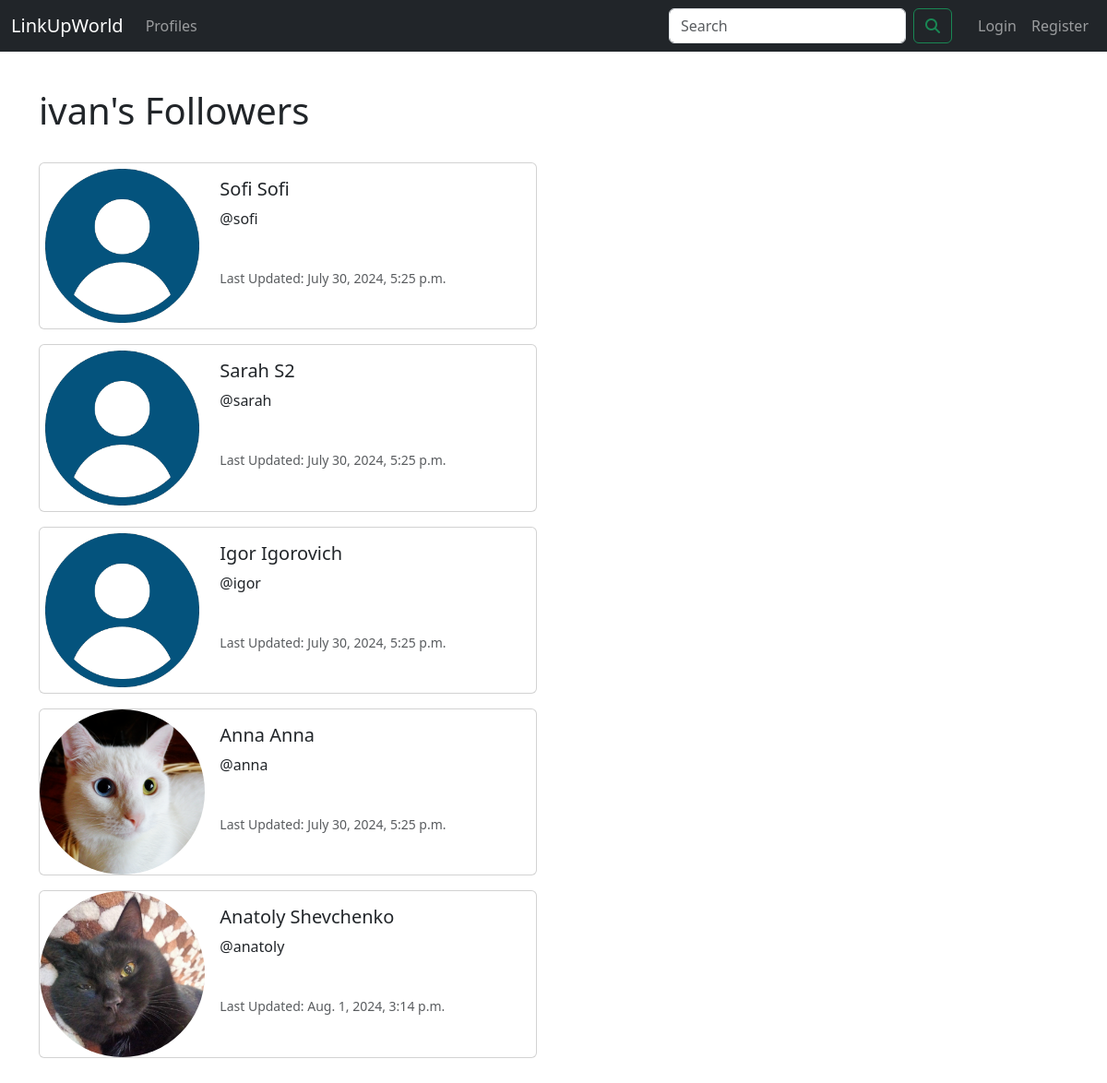
The page /profile/followers/8 on the database its author committed.
### core/models.py (models this page shows, shortened)
class Profile(models.Model):
    user = models.OneToOneField(User, on_delete=models.CASCADE)
    follows = models.ManyToManyField("self", related_name="followed_by", symmetrical=False, blank=True)
    date_modified = models.DateTimeField(User, auto_now=True)
    profile_image = models.ImageField(null=True, blank=True, upload_to="images/")
    bio = models.CharField(null=True, blank=True, max_length=500)

### core/views.py (the view)
# urls.py: path('profile/followers/<int:pk>', views.followers, name='followers'),
def followers(request, pk):
    profiles = Profile.objects.get(user_id=pk)
    return render(request, 'core/followers.html', {'profiles': profiles})

### core/templates/core/followers.html
{% extends 'core/base.html' %}
{% load static %}
{% block content %}
{% if user.id != profiles.user.id %}
<h1>{{ profiles.user.username }}'s Followers</h1>
{% else %}
<h1>Your Followers</h1>
{% endif %}
<br>
{% if profiles %}
{% for profile in profiles.followed_by.all %}
<div class="card mb-3" style="max-width: 540px;">
    <div class="row g-0">
        <div class="col-md-4">
            {% if profile.profile_image %}
            <img src="{{ profile.profile_image.url }}" width=200 height=200
                 class="img-fluid rounded-circle" alt="{{ profile.user.username }}">
            {% else %}
            <img src="{% static 'images/default_avatar.png' %}" width=200 height=200
                 class="img-fluid rounded-start" alt="{{ profile.user.username }}">
            {% endif %}
        </div>
        <div class="col-md-8">
            <div class="card-body">
                {% if request.user.id == profile.user.id %}
                <h5 class="card-title"><a href="{% url 'profile' profile.user.id %}">{{ profile.user.first_name }} {{ profile.user.last_name }} (You)</a></h5>
                {% else %}
                {% if request.user.is_authenticated %}
                <h5 class="card-title"><a href="{% url 'profile' profile.user.id %}">{{ profile.user.first_name }} {{ profile.user.last_name }}</a>
                    {% if profile not in user.profile.follows.all %}
                    <a href="{% url 'follow' profile.user.id %}">
                        <i class="fa fa-user-plus" aria-hidden="true" style="color: green;"></i></a><br>
                    {% else %}
                    <a href="{% url 'unfollow' profile.user.id %}">
                        <i class="fas fa-user-times" style="color: #e60505;"></i></a><br>
                    {% endif %}</h5>
                {% else %}
                <h5 class="card-title"><a href="{% url 'profile' profile.user.id %}">{{ profile.user.first_name }} {{ profile.user.last_name }}</a></h5>
                {% endif %}
                {% endif %}
                <p class="card-text"><a href="{% url 'profile' profile.user.id %}">@{{ profile.user.username }}</a></p>
                <br>
                <p class="card-text"><small class="text-body-secondary">
                    Last Updated: {{ profile.date_modified }}</small></p>
            </div>
        </div>
    </div>
</div>
{% endfor %}
{% endif %}
{% endblock %}

### core/static/css/style.css (style rules this page uses)
a { text-decoration: none; color: inherit; }

### rows shown on the page
Profile: user.username "ivan"
Profile: user.first_name "Sofi", user.last_name "Sofi", user.username "sofi", date_modified "July 30, 2024, 5:25 p.m."
Profile: user.first_name "Sarah", user.last_name "S2", user.username "sarah", date_modified "July 30, 2024, 5:25 p.m."
Profile: user.first_name "Igor", user.last_name "Igorovich", user.username "igor", date_modified "July 30, 2024, 5:25 p.m."
Profile: profile_image (picture), user.first_name "Anna", user.last_name "Anna", user.username "anna", date_modified "July 30, 2024, 5:25 p.m."
Profile: profile_image (picture), user.first_name "Anatoly", user.last_name "Shevchenko", user.username "anatoly", date_modified "Aug. 1, 2024, 3:14 p.m."
